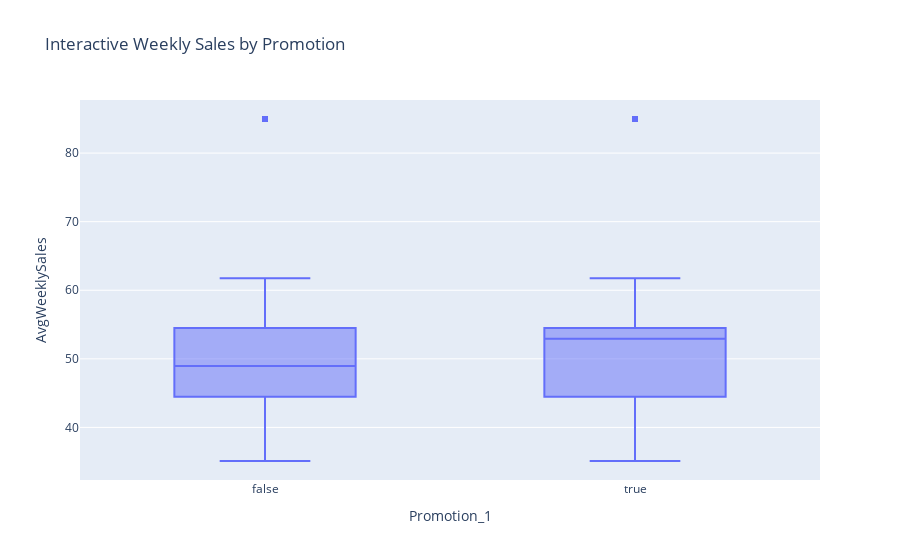
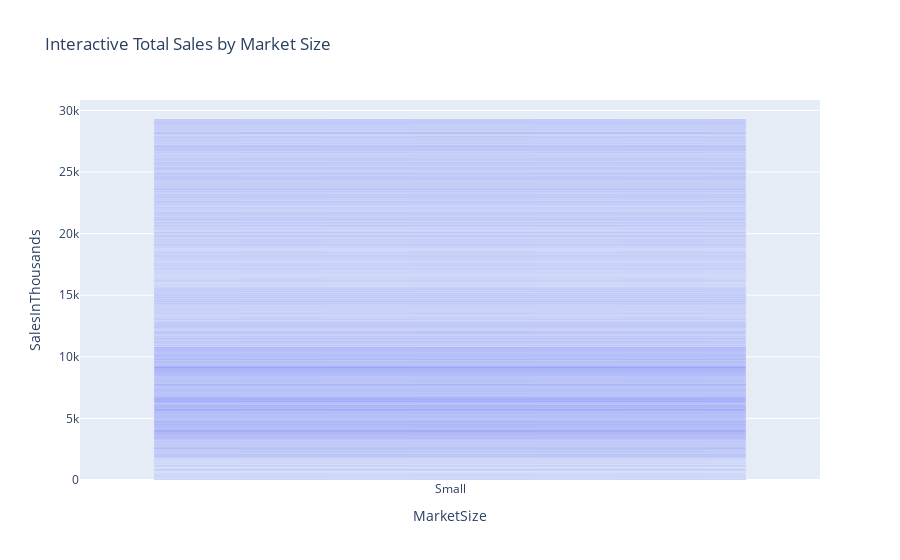

These figures' notebook cell, in order:
### Code cell
# Create a Seaborn boxplot
plt.figure(figsize=(8, 6))
sns.boxplot(x="Promotion_1", y="AvgWeeklySales", data=df)
plt.title('Weekly Sales by Promotion')

# Convert the Seaborn boxplot to an interactive Plotly plot
fig_boxplot = px.box(df, x="Promotion_1", y="AvgWeeklySales", title="Interactive Weekly Sales by Promotion")
fig_boxplot.update_layout(showlegend=False)

# Create a Seaborn bar plot
plt.figure(figsize=(8, 6))
sns.barplot(x="MarketSize", y="SalesInThousands", data=df)
plt.title('Total Sales by Market Size')

# Convert the Seaborn bar plot to an interactive Plotly plot
fig_barplot = px.bar(df, x="MarketSize", y="SalesInThousands", title="Interactive Total Sales by Market Size")
fig_barplot.update_layout(showlegend=False)

# Show the interactive plots
fig_boxplot.show()
fig_barplot.show()

### Figure 1 — Plotly figure (JSON) as saved in the notebook; plotly's stock layout.template omitted (floating-point values rounded to 4 significant figures; data arrays with more than 128 entries replaced by an {"elided": "..."} marker saying what was removed)
{"data": [{"alignmentgroup": "True", "hovertemplate": "Promotion_1=%{x}<br>AvgWeeklySales=%{y}<extra></extra>", "legendgroup": "", "marker": {"color": "#636efa"}, "name": "", "notched": false, "offsetgroup": "", "orientation": "v", "showlegend": false, "type": "box", "x": {"elided": "548 bool values"}, "x0": " ", "xaxis": "x", "y": {"elided": "548 float values"}, "y0": " ", "yaxis": "y"}], "layout": {"boxmode": "group", "legend": {"tracegroupgap": 0}, "showlegend": false, "title": {"text": "Interactive Weekly Sales by Promotion"}, "xaxis": {"anchor": "y", "domain": [0, 1], "title": {"text": "Promotion_1"}}, "yaxis": {"anchor": "x", "domain": [0, 1], "title": {"text": "AvgWeeklySales"}}}}

### Figure 2 — Plotly figure (JSON) as saved in the notebook; plotly's stock layout.template omitted (floating-point values rounded to 4 significant figures; data arrays with more than 128 entries replaced by an {"elided": "..."} marker saying what was removed)
{"data": [{"alignmentgroup": "True", "hovertemplate": "MarketSize=%{x}<br>SalesInThousands=%{y}<extra></extra>", "legendgroup": "", "marker": {"color": "#636efa", "pattern": {"shape": ""}}, "name": "", "offsetgroup": "", "orientation": "v", "showlegend": false, "textposition": "auto", "type": "bar", "x": {"elided": "548 str values"}, "xaxis": "x", "y": {"elided": "548 float values"}, "yaxis": "y"}], "layout": {"barmode": "relative", "legend": {"tracegroupgap": 0}, "showlegend": false, "title": {"text": "Interactive Total Sales by Market Size"}, "xaxis": {"anchor": "y", "domain": [0, 1], "title": {"text": "MarketSize"}}, "yaxis": {"anchor": "x", "domain": [0, 1], "title": {"text": "SalesInThousands"}}}}
